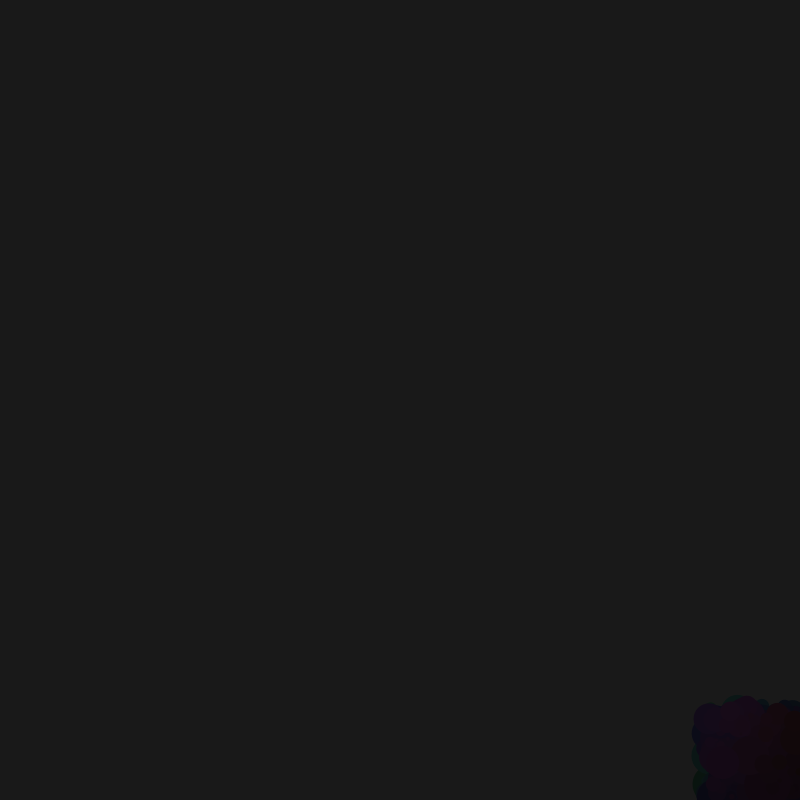
Frame 1 (no input)
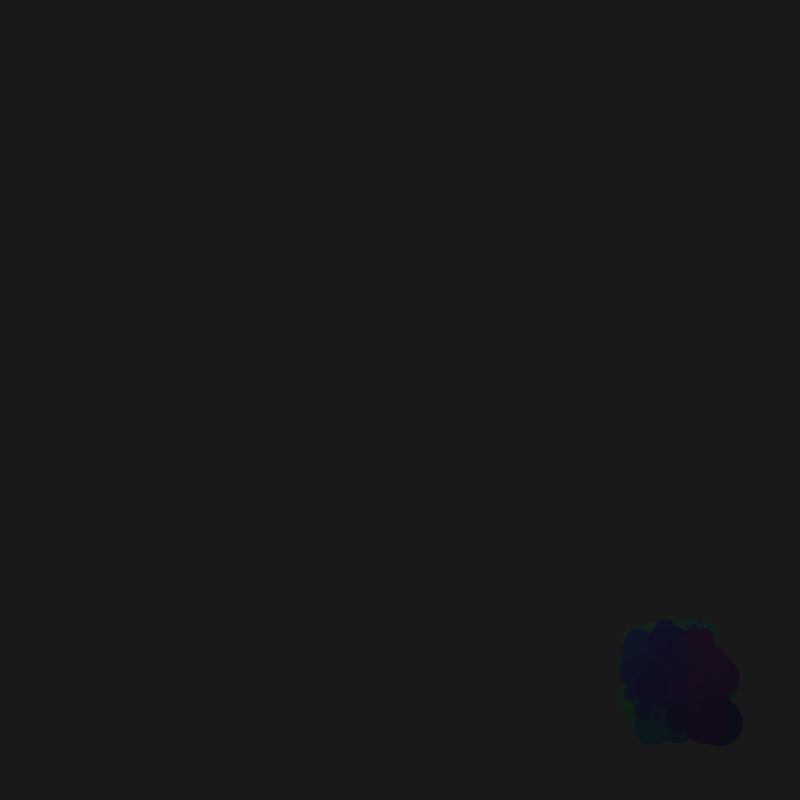
Frame 60 (the mouse pressed at the canvas centre just before this capture)
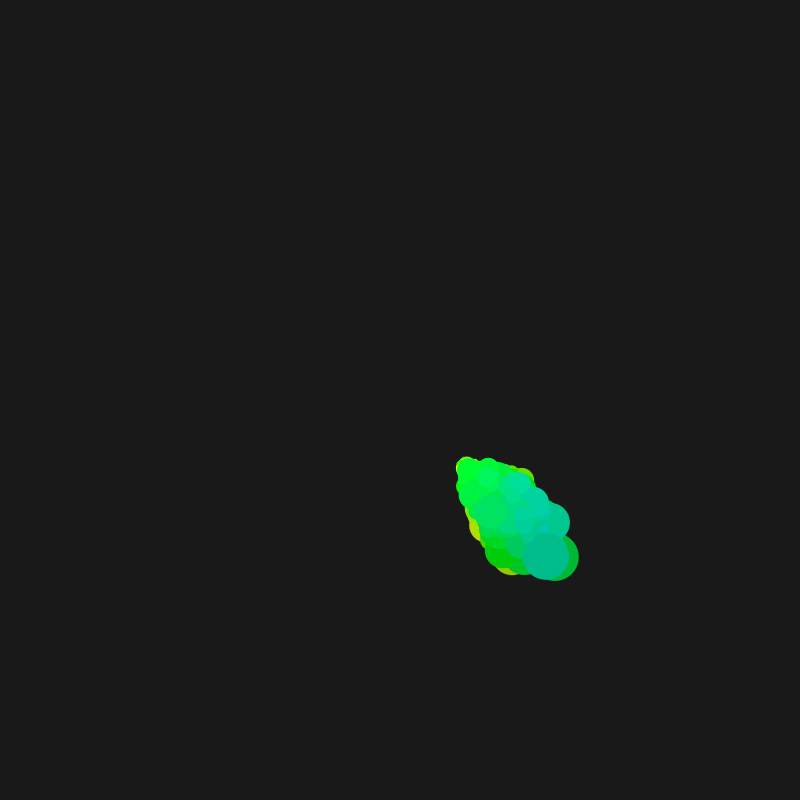
Frame 120 (the mouse held since frame 60 and released just before this capture)

The Processing sketch that drew these frames (run headless with seeded random() and noise(); from frame 60 on, the mouse is pressed at the canvas centre):

// Processing sketch: processing_85812
// ── processing_85812.pde

Mover mover;

int ptCount = 500;
Mover[] movers = new Mover[ptCount];

float maxDist = 0;

void setup(){
  
  colorMode(HSB, 100);
  size(800,800);
  smooth();
  noStroke();
  
  maxDist = sqrt(width*width+height*height);
  
  for( int i=0; i < ptCount; i++ )
  {
    float mass = map(pow(noise(i*3),7), 0, 1, 1, 2);
    movers[i] = new Mover(i, mass);
  }
  
}

void draw()
{
   background(0, 0, 10);
   
  for( int i=0; i < ptCount; i++ )
  {
    movers[i].update();
    movers[i].checkEdges();
    movers[i].display();
    
    /*
    if( i > 0 ){
      stroke(100);
      strokeWeight(.05);
    line(movers[i].location.x, movers[i].location.y, movers[i-1].location.x, movers[i-1].location.y);
    noStroke();
    }*/
  }
  
  
}



class Mover{
  
  int ID;
  
  PVector location;
  PVector velocity;
  PVector acceleration;
  float topspeed;
  
  float mass;
  
  Mover(int pID, float mass)
  {
      ID = pID;
    
      location = new PVector(random(width-94,width), random(height-94,height));      
      velocity = new PVector( 0, 0 );
      acceleration = new PVector( 0.0, 0.0);
      
      topspeed = 4;
      
      
      this.mass = mass;
      
      if( this.mass == 0 )
        this.mass = 1;
  }
  
  void update()
  {
    PVector mouse = new PVector(mouseX, mouseY);
    PVector dir = PVector.sub(mouse, location);
    dir.normalize();
    dir.mult( map(noise(ID), 0, 1, .05, .08 ) );
    acceleration = PVector.div(dir,mass);
    
    velocity.add(acceleration);
    velocity.limit(topspeed);
    location.add(velocity);
    
    
    //println(acceleration);
    
  }
  
  void display()
  {
    
    PVector mouse = new PVector(mouseX, mouseY);
    PVector dir = PVector.sub(mouse, location);
    
    
    //stroke(map(ID,0, ptCount, 50, 100));
    //strokeWeight(.1);

    float size = map(pow(noise(ID*3),3), 0, 1, 2, 81);
    
    //float hue = map( noise(ID), 0, 1, 0, 50 );
    float locNorm = map(location.x, 0, width, 0, 1);
    float hue = map(pow(locNorm, 2 ), 0, 1, (int)(ID/90), map(ID, 0, ptCount, 50, 100) );
   
    float dirNorm = map(dir.mag(),0,maxDist,0,1);
    
    float saturation = map( pow(dirNorm,.09), 0, 1, 500, 50);
    float brightness = map( pow(dirNorm,.09), 0, 1, 500, 5 );
    
    fill(hue, saturation, brightness);
    ellipse(location.x, location.y, size, size);
    
    
  }
  
  void checkEdges()
  {
      if (location.x > width) {
        location.x = 0;
      } 
      else if (location.x < 0) {
        location.x = width;
      }
      if (location.y > height) {
        location.y = 0;
      } 
      else if (location.y < 0) {
        location.y = height;
      }
  }
  

  
}
